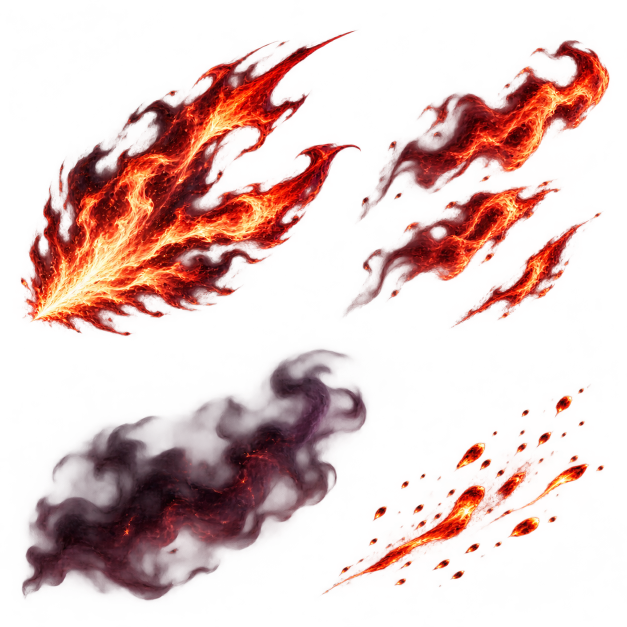
#> input picture dev/godot/fox/art/source_sheet.png, 1254 x 1254 px (shown at 1/2 size)
$ python prepare.py
#> lines starting #> are read from the running program, lines starting #| are printed output that depends on the picture
"""Crop the generated source sheet into independent production layers."""
from pathlib import Path
from PIL import Image
root=Path(__file__).resolve().parent/'art'
im=Image.open(root/'source_sheet.png')
#> im is the input picture: PIL image 1254x1254 RGBA; mean R, G, B, A 72.3, 18.5, 14.6, 65.1
for name,box in {'flame':(0,0,725,681),'fragments':(725,0,1254,681),'smoke':(0,681,760,1254),'embers':(760,700,1254,1254)}.items():
 im.crop(box).save(root/(name+'.png'))
#> this loop made 4 passes
#> pass 1, `im.crop(box).save(root/(name+'.png'))`:
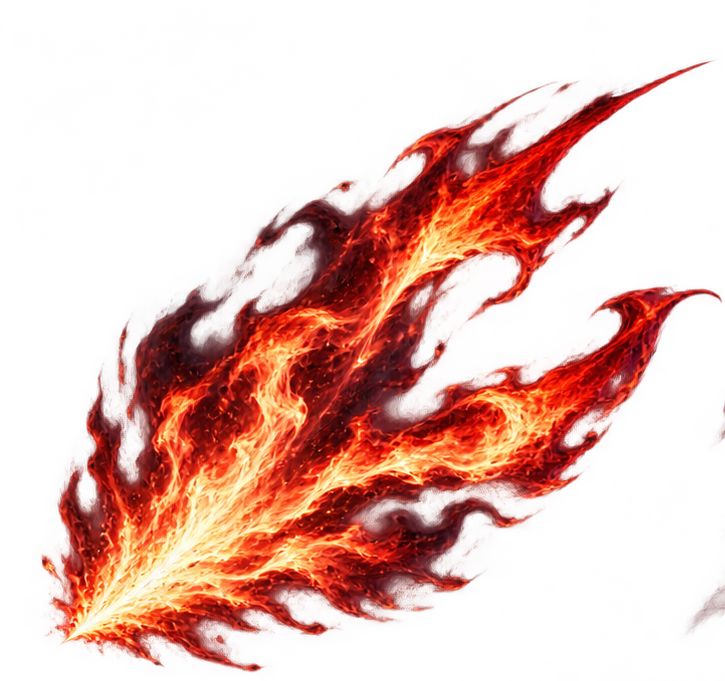
#> saved as flame.png: PIL image 725x681 RGBA; mean R, G, B, A 85.4, 23.8, 15.4, 82.8; transparent parts drawn white
#> pass 2, `im.crop(box).save(root/(name+'.png'))`:
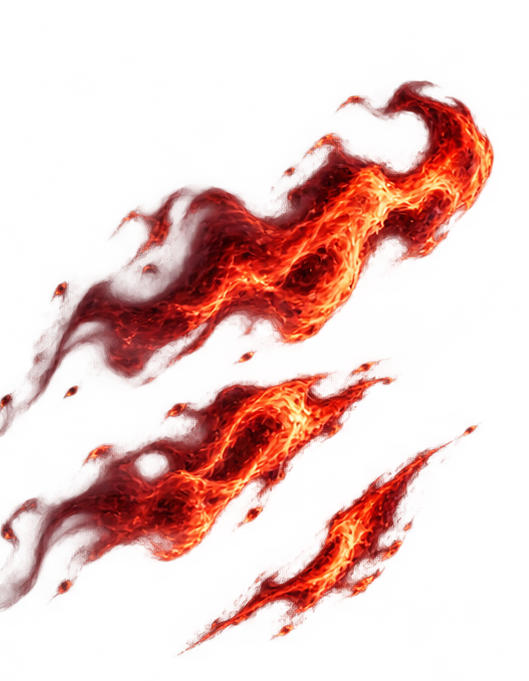
#> saved as fragments.png: PIL image 529x681 RGBA; mean R, G, B, A 85.5, 14.7, 9.2, 59.2; transparent parts drawn white

$ run again, with dev/godot/fox/art/embers.png copied over dev/godot/fox/art/source_sheet.png
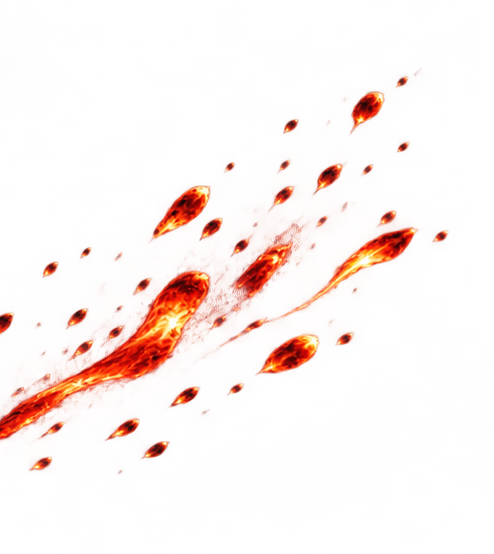
#> input picture dev/godot/fox/art/embers.png, 494 x 554 px
#> im is the input picture: PIL image 494x554 RGBA; mean R, G, B, A 77.5, 14.3, 3.4, 18.3
#> the loop `for name,box in {'flame':(0,0,725,681),'fragments':(725,0,1254,681),'s..` made 4 passes
#> pass 1, `im.crop(box).save(root/(name+'.png'))`:
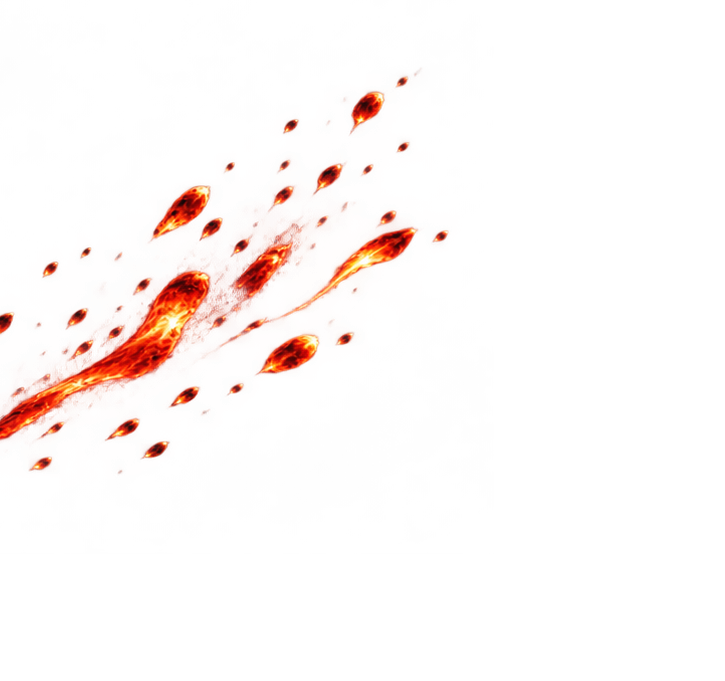
#> saved as flame.png: PIL image 725x681 RGBA; mean R, G, B, A 43, 7.9, 1.9, 10.2; transparent parts drawn white

$ run again, with dev/godot/fox/art/fragments.png copied over dev/godot/fox/art/source_sheet.png
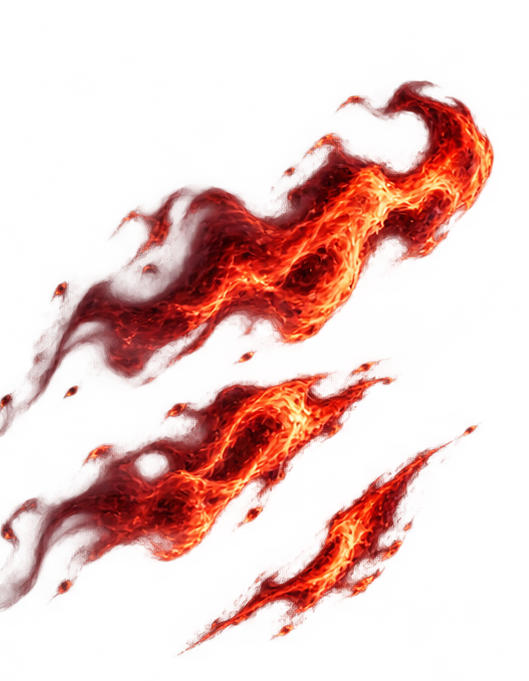
#> input picture dev/godot/fox/art/fragments.png, 529 x 681 px
#> im is the input picture: PIL image 529x681 RGBA; mean R, G, B, A 85.5, 14.7, 9.2, 59.2
#> the loop `for name,box in {'flame':(0,0,725,681),'fragments':(725,0,1254,681),'s..` made 4 passes
#> pass 1, `im.crop(box).save(root/(name+'.png'))`:
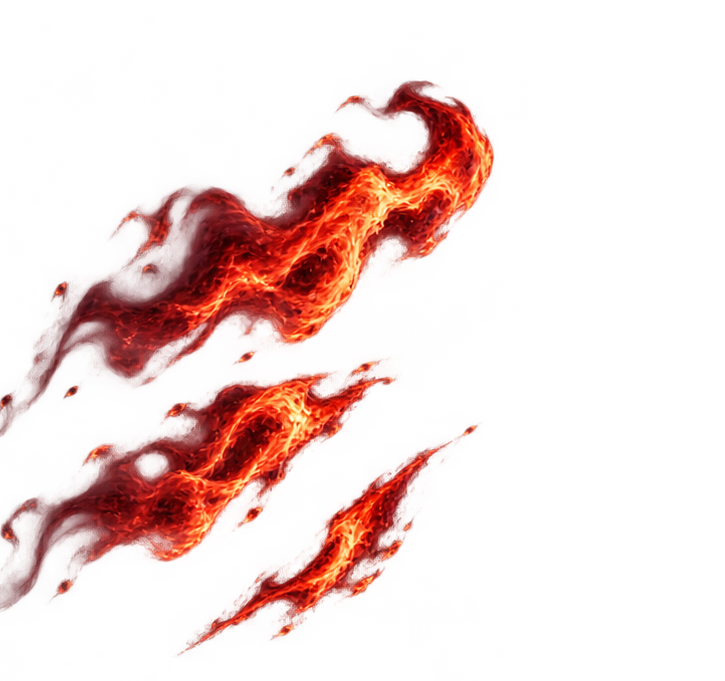
#> saved as flame.png: PIL image 725x681 RGBA; mean R, G, B, A 62.4, 10.7, 6.7, 43.2; transparent parts drawn white
